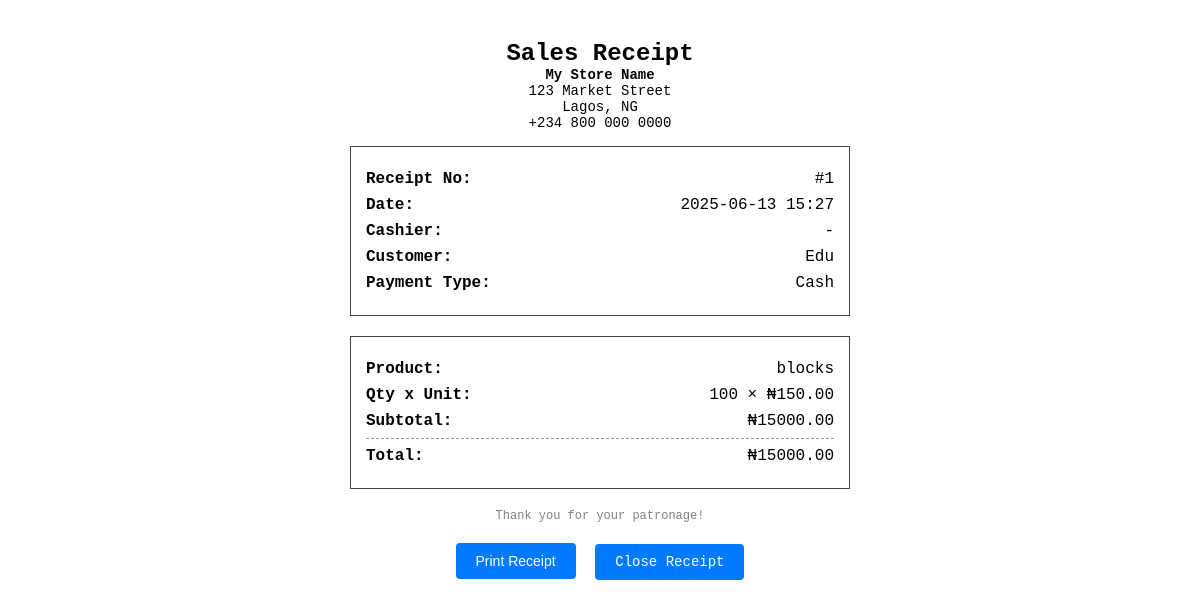
Page /receipt/transaction/1 (signed in) on the committed database.
### models.py (models this page shows)
class Sale(db.Model):
    id = db.Column(db.Integer, primary_key=True)
    uuid = db.Column(db.String(36), unique=True, default=lambda: str(uuid.uuid4()))
    product_id = db.Column(db.Integer, db.ForeignKey('product.id'), nullable=False)
    quantity = db.Column(db.Integer, nullable=False)
    cost_price = db.Column(db.Float, nullable=False)  # <-- Add this line
    unit_price = db.Column(db.Float, nullable=False)
    total_price = db.Column(db.Float, nullable=False)
    customer_name = db.Column(db.String(100), nullable=True)
    payment_type = db.Column(db.String(50), nullable=True)  # e.g., Cash, Card, Mobile Money
    comments = db.Column(db.String(300), nullable=True)
    timestamp = db.Column(db.DateTime, default=datetime.utcnow)
    last_modified = db.Column(db.DateTime, default=datetime.utcnow, onupdate=datetime.utcnow)
    synced = db.Column(db.Boolean, default=False)
    user_id = db.Column(db.Integer, db.ForeignKey('user.id'))  # Link to User
    user = db.relationship('User', backref='sales')            # Optional: allows user.sales
    transaction_id = db.Column(db.Integer, db.ForeignKey('sale_transaction.id'), nullable=True)

class Product(db.Model):
    id = db.Column(db.Integer, primary_key=True)
    uuid = db.Column(db.String(36), unique=True, default=lambda: str(uuid.uuid4()))
    barcode = db.Column(db.String(100), unique=True, nullable=True)  # <-- Add this line
    name = db.Column(db.String(100), nullable=False)
    quantity = db.Column(db.Integer, nullable=False)
    price = db.Column(db.Float, nullable=False)
    cost_price = db.Column(db.Float, nullable=False)
    timestamp = db.Column(db.DateTime, default=datetime.utcnow)
    last_modified = db.Column(db.DateTime, default=datetime.utcnow, onupdate=datetime.utcnow)
    synced = db.Column(db.Boolean, default=False)
    sales = db.relationship('Sale', backref='product', lazy=True)

### app.py (the view)
@app.route('/receipt/transaction/<int:transaction_id>')
@login_required
def view_transaction_receipt(transaction_id):
    sales = Sale.query.filter_by(transaction_id=transaction_id).all()
    if not sales:
        abort(404)
    product_ids = [sale.product_id for sale in sales]
    products = {p.id: p for p in Product.query.filter(Product.id.in_(product_ids)).all()}
    return render_template('transaction_receipt.html', sales=sales, products=products)

### app.py (called while the page is built)
@login_manager.user_loader
def load_user(user_id):
    return User.query.get(int(user_id))

### templates/transaction_receipt.html (shortened to what this page needs)
<!DOCTYPE html>
<html>
<head>
</head>
<body>
    <h2>Sales Receipt</h2>
    <div class="store-info">
        <div><strong>My Store Name</strong></div>
        <div>123 Market Street</div>
        <div>Lagos, NG</div>
        <div>+234 800 000 0000</div>
    </div>
    <div class="receipt-box">
        <div class="line"><strong>Receipt No:</strong> <span>#{{ sales[0].transaction_id }}</span></div>
        <div class="line"><strong>Date:</strong> <span>{{ sales[0].timestamp.strftime('%Y-%m-%d %H:%M') }}</span></div>
        <div class="line"><strong>Cashier:</strong> <span>{{ sales[0].username or '-' }}</span></div>
        <div class="line"><strong>Customer:</strong> <span>{{ sales[0].customer_name or 'N/A' }}</span></div>
        <div class="line"><strong>Payment Type:</strong> <span>{{ sales[0].payment_type or 'N/A' }}</span></div>
    </div>
    <div class="receipt-box">
        {% for sale in sales %}
            <div class="line"><strong>Product:</strong> <span>{{ products[sale.product_id].name if sale.product_id in products else '-' }}</span></div>
            <div class="line"><strong>Qty x Unit:</strong> <span>{{ sale.quantity }} × ₦{{ "%.2f"|format(sale.unit_price) }}</span></div>
            <div class="line"><strong>Subtotal:</strong> <span>₦{{ "%.2f"|format(sale.total_price) }}</span></div>
            <hr>
        {% endfor %}
        <div class="line"><strong>Total:</strong>
            <span>₦{{ "%.2f"|format(sales | sum(attribute='total_price')) }}</span>
        </div>
    </div>
    <div class="footer">Thank you for your patronage!</div>
    <div class="btn-actions">
        <button onclick="window.print()">Print Receipt</button>
        <a href="{{ url_for('sales_list') }}">Close Receipt</a>
    </div>
</body>
</html>

### templates/transaction_receipt.html (style rules this page uses)
body { font-family: monospace, monospace; max-width: 500px; margin: 20px auto; background-color: #fff; color: #000; padding: 20px; font-size: 16px; }
h2, .store-info { text-align: center; margin: 0; }
.store-info { font-size: 14px; margin-bottom: 15px; }
.receipt-box { border: 1px solid #444; padding: 15px; margin-bottom: 20px; }
.line { display: flex; justify-content: space-between; margin: 8px 0; }
.footer { text-align: center; font-size: 12px; color: gray; }
.btn-actions { text-align: center; margin-top: 15px; }
.btn-actions button, .btn-actions a { background: #007bff; border: none; padding: 10px 20px; font-size: 14px; color: #fff; border-radius: 4px; text-decoration: none; margin: 5px; cursor: pointer; }
hr { border: none; border-top: 1px dashed #999; margin: 6px 0; }

### rows in the picture
Sale: transaction "1", timestamp "2025-06-13 15:27", customer_name "Edu", payment_type "Cash", quantity "100", unit_price "150.00", total_price "15000.00"
Product: name "blocks"

### other values in the picture
{{ sales[0].username or '-' }} "-"
{{ "%.2f"|format(sales | sum(attribute='total_price')) }} "15000.00"
